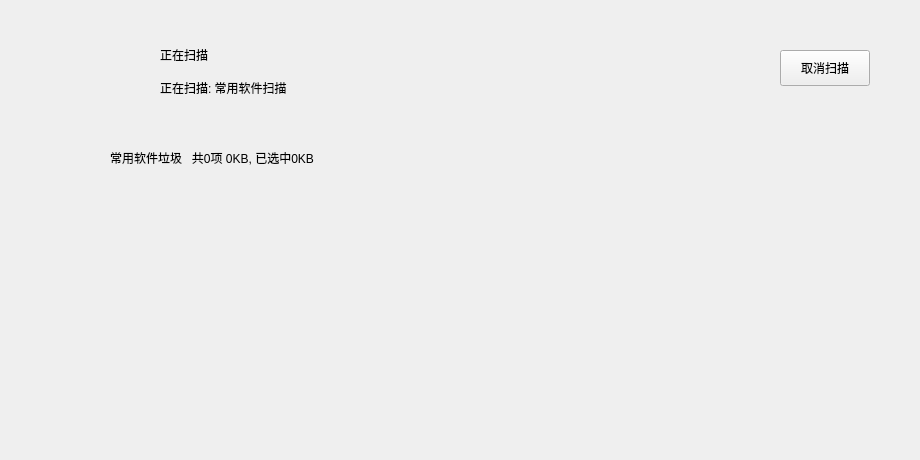
<?xml version="1.0" encoding="UTF-8"?>
<ui version="4.0">
 <class>Clear2Widget</class>
 <widget class="QWidget" name="Clear2Widget">
  <property name="geometry">
   <rect>
    <x>0</x>
    <y>0</y>
    <width>920</width>
    <height>460</height>
   </rect>
  </property>
  <property name="windowTitle">
   <string>Form</string>
  </property>
  <widget class="QWidget" name="background" native="true">
   <property name="geometry">
    <rect>
     <x>0</x>
     <y>0</y>
     <width>920</width>
     <height>460</height>
    </rect>
   </property>
  </widget>
  <widget class="QWidget" name="main" native="true">
   <property name="geometry">
    <rect>
     <x>0</x>
     <y>0</y>
     <width>920</width>
     <height>460</height>
    </rect>
   </property>
   <widget class="QWidget" name="top" native="true">
    <property name="geometry">
     <rect>
      <x>0</x>
      <y>0</y>
      <width>920</width>
      <height>130</height>
     </rect>
    </property>
    <widget class="WaveBallWidget" name="waveBall" native="true">
     <property name="geometry">
      <rect>
       <x>40</x>
       <y>20</y>
       <width>90</width>
       <height>90</height>
      </rect>
     </property>
    </widget>
    <widget class="ProgressBarWidget" name="progreBar" native="true">
     <property name="geometry">
      <rect>
       <x>0</x>
       <y>126</y>
       <width>920</width>
       <height>4</height>
      </rect>
     </property>
    </widget>
    <widget class="QLabel" name="title">
     <property name="geometry">
      <rect>
       <x>160</x>
       <y>40</y>
       <width>401</width>
       <height>30</height>
      </rect>
     </property>
     <property name="text">
      <string>正在扫描</string>
     </property>
    </widget>
    <widget class="QLabel" name="subtitle">
     <property name="geometry">
      <rect>
       <x>160</x>
       <y>80</y>
       <width>381</width>
       <height>16</height>
      </rect>
     </property>
     <property name="text">
      <string>正在扫描: 常用软件扫描</string>
     </property>
    </widget>
    <widget class="QPushButton" name="pushButton">
     <property name="geometry">
      <rect>
       <x>780</x>
       <y>50</y>
       <width>90</width>
       <height>36</height>
      </rect>
     </property>
     <property name="text">
      <string>取消扫描</string>
     </property>
    </widget>
   </widget>
   <widget class="QWidget" name="bottom" native="true">
    <property name="geometry">
     <rect>
      <x>0</x>
      <y>130</y>
      <width>920</width>
      <height>331</height>
     </rect>
    </property>
    <widget class="QWidget" name="widget" native="true">
     <property name="geometry">
      <rect>
       <x>0</x>
       <y>0</y>
       <width>920</width>
       <height>50</height>
      </rect>
     </property>
     <widget class="QWidget" name="widget_2" native="true">
      <property name="geometry">
       <rect>
        <x>70</x>
        <y>10</y>
        <width>30</width>
        <height>30</height>
       </rect>
      </property>
     </widget>
     <widget class="QLabel" name="label">
      <property name="geometry">
       <rect>
        <x>110</x>
        <y>20</y>
        <width>271</width>
        <height>16</height>
       </rect>
      </property>
      <property name="text">
       <string>常用软件垃圾   共0项 0KB, 已选中0KB</string>
      </property>
     </widget>
    </widget>
   </widget>
  </widget>
 </widget>
 <customwidgets>
  <customwidget>
   <class>WaveBallWidget</class>
   <extends>QWidget</extends>
   <header location="global">customviews/waveballwidget.h</header>
   <container>1</container>
  </customwidget>
  <customwidget>
   <class>ProgressBarWidget</class>
   <extends>QWidget</extends>
   <header location="global">customviews/progressbarwidget.h</header>
   <container>1</container>
  </customwidget>
 </customwidgets>
 <resources/>
 <connections/>
</ui>
